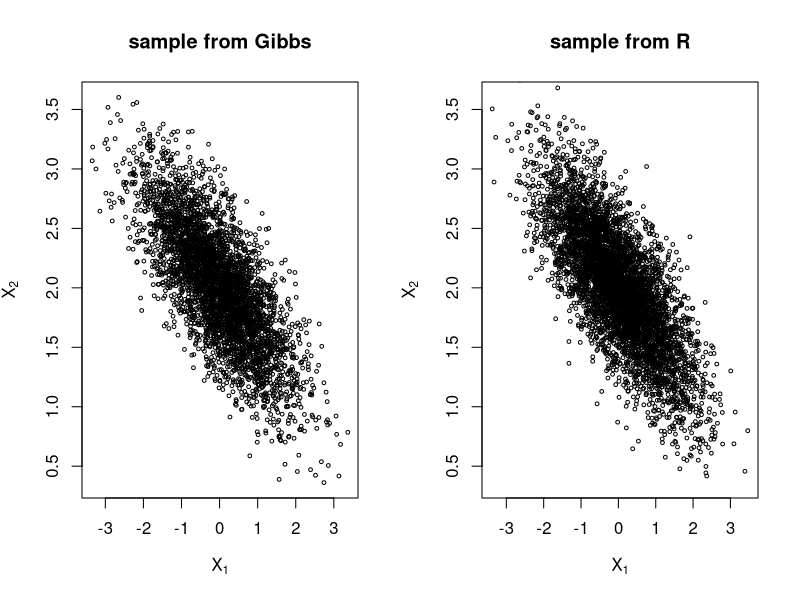
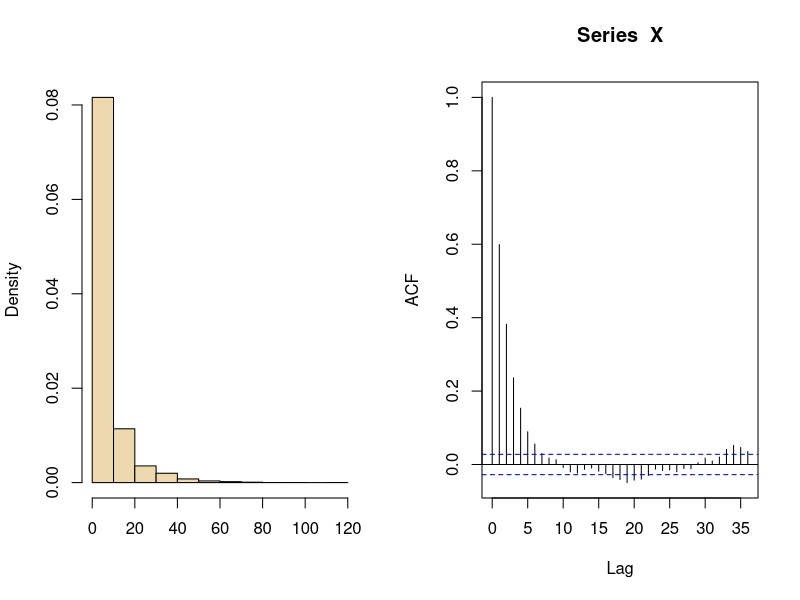
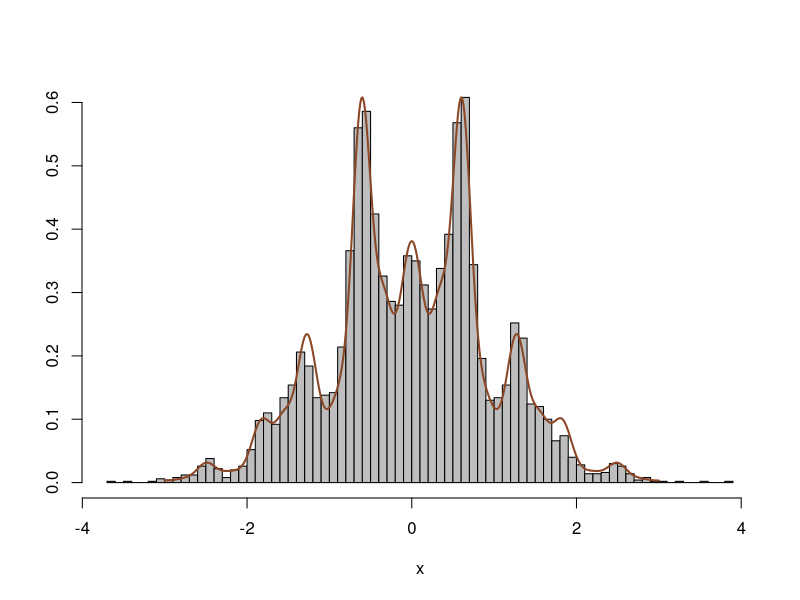

Recreate these plots in R, in order.
################
# Example (Gibbs sampler: Bivariate distribution)
################
# initialize constants and parameters
N <- 5000               #length of chain
burn <- 1000            #burn-in length
X <- matrix(0, N, 2)    #the chain, a bivariate sample

rho <- -.75             #correlation
mu1 <- 0
mu2 <- 2
sigma1 <- 1
sigma2 <- .5
s1 <- sqrt(1-rho^2)*sigma1
s2 <- sqrt(1-rho^2)*sigma2

#generate the chain
X[1, ] <- c(mu1, mu2)            #initialize
for (i in 2:N) {
  x2 <- X[i-1, 2]
  m1 <- mu1 + rho * (x2 - mu2) * sigma1/sigma2
  X[i, 1] <- rnorm(1, m1, s1)
  x1 <- X[i, 1]
  m2 <- mu2 + rho * (x1 - mu1) * sigma2/sigma1
  X[i, 2] <- rnorm(1, m2, s2)
}
b <- burn + 1
x <- X[b:N, ]

# compare sample statistics to parameters
colMeans(x)
cov(x)
cor(x)

mu<-c(mu1,mu2)
Sigma<-matrix(c(sigma1^2, rho*sigma1*sigma2,rho*sigma1*sigma2,sigma2^2),2,2)
library(MASS)
z<-mvrnorm(n = N, mu, Sigma, tol = 1e-6, empirical = FALSE)

par(mfrow=c(1,2)) 
plot(x, main="sample from Gibbs", cex=.5, xlab=bquote(X[1]), ylab=bquote(X[2]), ylim=range(x[,2]))
plot(z, main="sample from R", cex=.5, xlab=bquote(X[1]), ylab=bquote(X[2]), ylim=range(x[,2]))



################
# Example (Slice sampling -- 2D slice sampler) R.C. Exercise 7.11
################

# sample from f(x)=1/2 e^{-sqrt(x)}

T=5000
f=function(x){
  1/2*exp(-sqrt(x))}

X=c(runif(1)) ;U=c(runif(1))
for (t in 1:T){
  U=c(U,runif(1,0,f(X[t])))
  X=c(X,runif(1,0,(log(2*U[t+1]))^2))
}

par(mfrow=c(1,2))
hist(X,prob=TRUE,col="wheat2",xlab="",main="")
acf(X)

################
# Example (Slice sampling -- generalized)
################

# Example of a 3D slice sampler
# exp -x^2/2 (1+sin^2 3x) (1+cos^4 5x)
x=rep(0,5000)
for (i in 2:5000){
  omega1=(1+sin(3*x[i-1])^2)*runif(1)
  omega2=(1+cos(5*x[i-1])^4)*runif(1)
  omega3= runif(1)*exp(-x[i-1]^2/2)
  temp=sqrt(-2*log( omega3))
  repeat{
    y=-temp+2*temp*runif(1) # proposal for x
    if ((sin(3*y)^2>omega1-1)&(cos(5*y)^4>omega2-1)) break  
  }
  x[i]=y
}

par(mfrow=c(1,1)) 
# histogram of the generated samples
hist_plot=hist(x,breaks=75,col="grey",proba=T,xlab="x",ylab="",main="",
               freq=FALSE)
labs=seq(-3,3,.01)

# To overlay the histogram with a (crude) normalized density
dense=(1+sin(3*labs)^2)*(1+cos(5*labs)^4)*exp(-labs^2/2)
dense_norm=dense*max(hist_plot$density)/max(dense)
# hist_plot$density is the estimated density value 
# (relative frequency) from histogram (returned by freq=FALSE)
lines(labs,dense_norm,col="sienna4",lwd=2)
